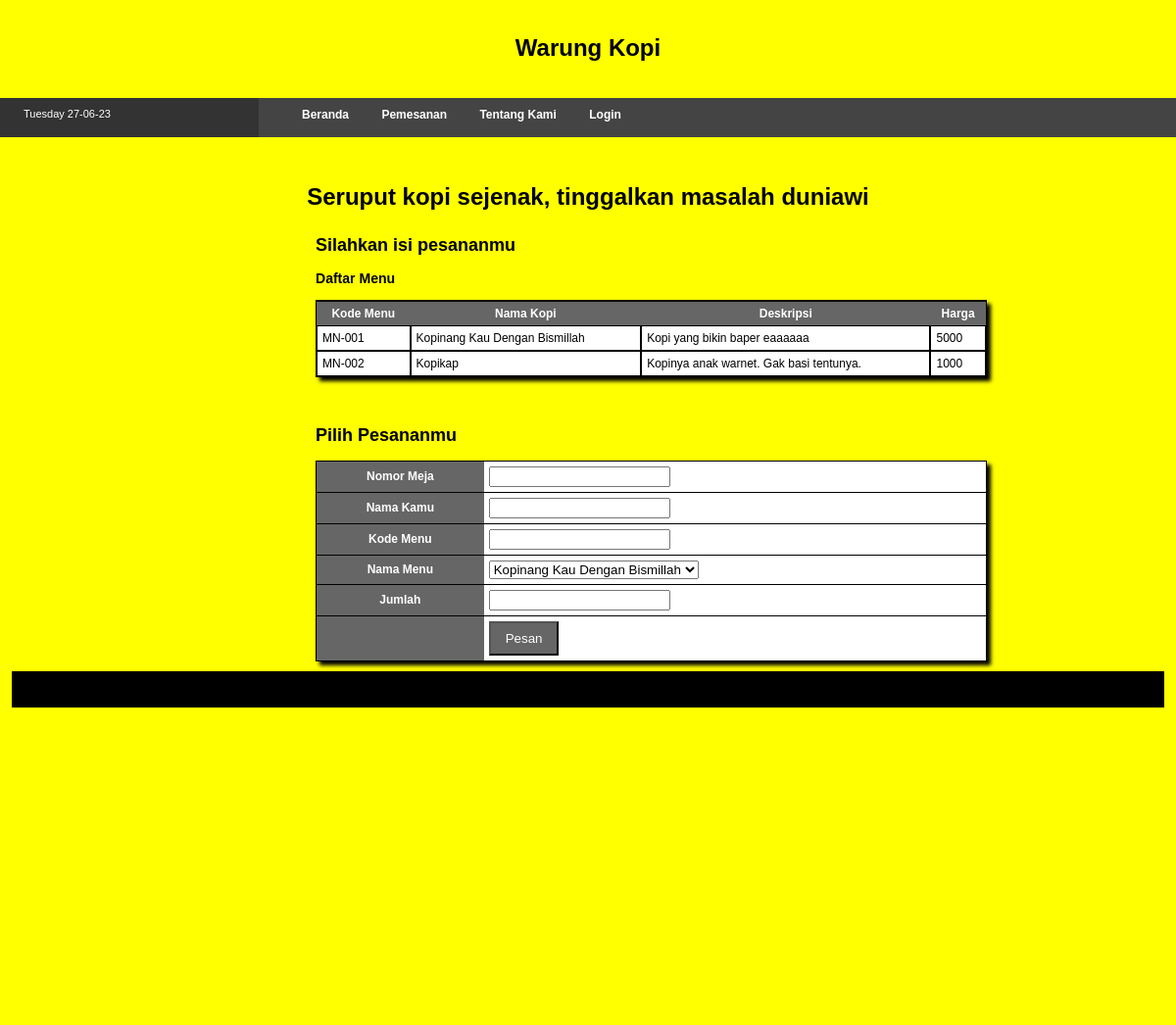
The app's page /pemesanan.php with its own data.
### tables this page shows
CREATE TABLE IF NOT EXISTS `tambah` (
  `kodemenu` varchar(200) NOT NULL,
  `jeniskopi` varchar(250) NOT NULL,
  `kodekopi` varchar(200) NOT NULL,
  `namakopi` varchar(200) NOT NULL,
  `deskripsi` text NOT NULL,
  `harga` char(20) NOT NULL,
  PRIMARY KEY (`kodemenu`)
);

### pemesanan.php (the view, shortened to what this page needs)
<?php require_once('Connections/koneksi_kopi.php'); ?>
<?php
$editFormAction = $_SERVER['PHP_SELF'];
if (isset($_SERVER['QUERY_STRING'])) {
  $editFormAction .= "?" . htmlentities($_SERVER['QUERY_STRING']);
}
$maxRows_Recordset_tambah = 5;
$pageNum_Recordset_tambah = 0;
$startRow_Recordset_tambah = $pageNum_Recordset_tambah * $maxRows_Recordset_tambah;
$query_Recordset_tambah = "SELECT * FROM tambah";
$query_limit_Recordset_tambah = sprintf("%s LIMIT %d, %d", $query_Recordset_tambah, $startRow_Recordset_tambah, $maxRows_Recordset_tambah);
$Recordset_tambah = mysql_query($query_limit_Recordset_tambah, $koneksi_kopi) or die(mysql_error());
$row_Recordset_tambah = mysql_fetch_assoc($Recordset_tambah);
if (isset($_GET['totalRows_Recordset_tambah'])) {
  $totalRows_Recordset_tambah = $_GET['totalRows_Recordset_tambah'];
} else {
  $all_Recordset_tambah = mysql_query($query_Recordset_tambah);
  $totalRows_Recordset_tambah = mysql_num_rows($all_Recordset_tambah);
}
$totalPages_Recordset_tambah = ceil($totalRows_Recordset_tambah/$maxRows_Recordset_tambah)-1;
$query_RecordsetTambah = "SELECT namakopi FROM tambah";
$RecordsetTambah = mysql_query($query_RecordsetTambah, $koneksi_kopi) or die(mysql_error());
$row_RecordsetTambah = mysql_fetch_assoc($RecordsetTambah);
?>
<!DOCTYPE html PUBLIC "-//W3C//DTD XHTML 1.0 Transitional//EN" "http://www.w3.org/TR/xhtml1/DTD/xhtml1-transitional.dtd">
<html xmlns="http://www.w3.org/1999/xhtml">
<head>
<link href="style.css" rel="stylesheet" type="text/css" />
</head>
<body>
	<div id='header'>
        <h1 id="judul_logo"> Warung Kopi </h1>
    </div>
    <div id="menubar">
    	<div id="menubar_left">
        	<?php echo date("l d-m-y"); ?>
		</div>
        <div id="menubar_right">
        	<a href="index.php">Beranda</a>
   		  <a href="pemesanan.php">Pemesanan</a>
       	  <a href="#">Tentang Kami</a>
          <a href="login.php">Login</a>
    	</div>
    </div>
    <div id="content">
   	  <h1 id="judul_logo">Seruput kopi sejenak, tinggalkan masalah duniawi</h1>
      <div class="container">
      <h2>Silahkan isi pesananmu</h2>
      <h3>Daftar Menu</h3>
      <form action="" method="post">
      	<table width="80%" border="0" cellpadding="5" cellspacing="0" class="tabel_tegak">
          <tr>
            <th scope="col">Kode Menu</th>
            <th scope="col">Nama Kopi</th>
            <th scope="col">Deskripsi</th>
            <th scope="col">Harga</th>
          </tr>
          <?php do { ?>
            <tr>
              <td><?php echo $row_Recordset_tambah['kodemenu']; ?></td>
              <td><?php echo $row_Recordset_tambah['namakopi']; ?></td>
              <td><?php echo $row_Recordset_tambah['deskripsi']; ?></td>
              <td><?php echo $row_Recordset_tambah['harga']; ?></td>
            </tr>
            <?php } while ($row_Recordset_tambah = mysql_fetch_assoc($Recordset_tambah)); ?>
        </table><br />
        <table border="0">
          <tr>
            <td><?php if ($pageNum_Recordset_tambah > 0) {  ?>
                <?php }  ?></td>
            <td><?php if ($pageNum_Recordset_tambah > 0) {  ?>
                <?php }  ?></td>
            <td><?php if ($pageNum_Recordset_tambah < $totalPages_Recordset_tambah) {  ?>
                <?php }  ?></td>
            <td><?php if ($pageNum_Recordset_tambah < $totalPages_Recordset_tambah) {  ?>
                <?php }  ?></td>
          </tr>
        </table>
      </form><br />
      <h2>Pilih Pesananmu</h2>
      <form name="form" action="<?php echo $editFormAction; ?>" method="POST">
      	<table width="80%" border="0" cellpadding="5" cellspacing="0" class="standar_tabel">
          <tr>
            <th scope="row">Nomor Meja</th>
            <td><label for="nomormeja"></label>
            <input type="text" name="nomormeja" id="nomormeja" /></td>
          </tr>
          <tr>
            <th scope="row">Nama Kamu</th>
            <td><label for="namapembeli"></label>
            <input type="text" name="namapembeli" id="namapembeli" /></td>
          </tr>
          <tr>
            <th scope="row">Kode Menu</th>
            <td><label for="kodemenu"></label>
              <input type="text" name="kodemenu" id="kodemenu" />
            <label for="kodemenu"></label></td>
          </tr>
          <tr>
            <th scope="row">Nama Menu</th>
            <td><label for="namamenu"></label>
            <select name="namamenu" id="namamenu">
              <?php
do {
?>
              <option value="<?php echo $row_RecordsetTambah['namakopi']?>"><?php echo $row_RecordsetTambah['namakopi']?></option>
              <?php
} while ($row_RecordsetTambah = mysql_fetch_assoc($RecordsetTambah));
?>
            </select></td>
          </tr>
          <tr>
            <th scope="row">Jumlah</th>
            <td><label for="jumlah"></label>
            <input type="text" name="jumlah" id="jumlah" /></td>
          </tr>
          <tr>
            <th scope="row">&nbsp;</th>
            <td><input name="submit" type="submit" class="btn" id="submit" value="Pesan" /></td>
          </tr>
        </table>
      </form>
      </div>
    <div id="footer"></div>
</body>
</html>

### style.css (style rules this page uses)
body { font-family:Tahoma, Geneva, sans-serif; font-size: 12px; margin: 0px; padding: 0px; background-color: #fff; }
#header { background-color:yellow; height:100px; text-align:center; justify-content:center; }
#judul_logo { text-align:center; margin:auto; padding-top:35px; }
#menubar { height:40px; overflow:auto; }
#menubar_left { width:20%; background-color:#333; color:white; float:left; padding-top:10px; height:30px; font-size:11px; padding-left:2%; }
#menubar_right { width:76%; background-color:#444; float:right; padding-top:10px; height:30px; padding-left:2%; }
#menubar_right a { padding:10px; margin-left:10px; color:#fff; text-decoration:none; font-weight:bold; font-size:12px; font-family:Tahoma, Geneva, sans-serif; }
#content { overflow:auto; width:98%; background-color:yellow; padding:1%; padding-bottom:27%; }
#footer { overflow:auto; width:98%; background-color:black; padding:1%; padding-bottom:25px; }
.btn { padding: 8px 15px; background-color: #666; color: #fff }
.container { margin-left: 300px; padding: 10px; }
.standar_tabel { border-bottom:1px solid black; border-left:1px solid black; border-right:1px solid black; box-shadow:4px 4px 4px black; }
.standar_tabel th { background-color:#666; color:white; width:25%; border-top:1px solid black; }
.standar_tabel td { border-top:1px solid black; width:75%; background-color:#fff; }
.tabel_tegak { border:1px solid black; box-shadow:4px 4px 4px black; }
.tabel_tegak th { background-color:#666; color:white; text-align:center; border-top:1px solid black; }
.tabel_tegak td { background-color:#fff; border:1px solid black; }

### records on screen
tambah: kodemenu "MN-001", namakopi "Kopinang Kau Dengan Bismillah", deskripsi "Kopi yang bikin baper eaaaaaa", harga "5000"
tambah: kodemenu "MN-002", namakopi "Kopikap", deskripsi "Kopinya anak warnet. Gak basi tentunya.", harga "1000"

### other values on screen
form field namamenu "Kopinang Kau Dengan Bismillah"
